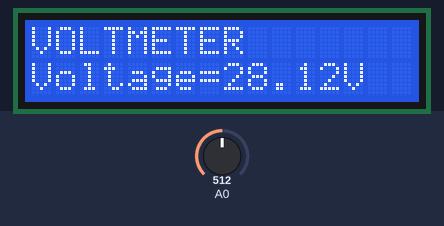
Simulated run of this sketch. Board: Arduino Uno, built with avr-gcc and run on an emulated ATmega328P. Parts: 16×2 character LCD. The test bench sets the inputs (shaded band); at power-on: A0 = 512.

Above: at 1.2 s.
1.3 s: A0 set to 194
At 3.2 s:
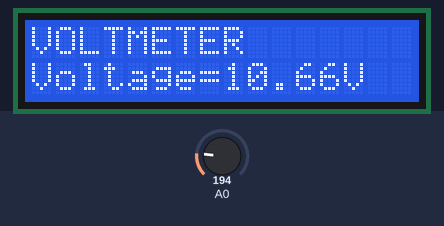
3.6 s: A0 set to 170
At 4.5 s:
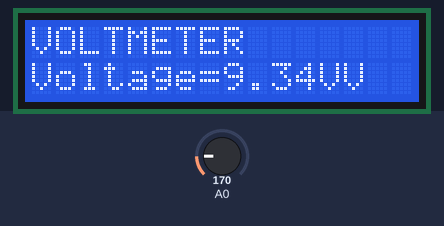
5.7 s: A0 set to 122
At 7.0 s:
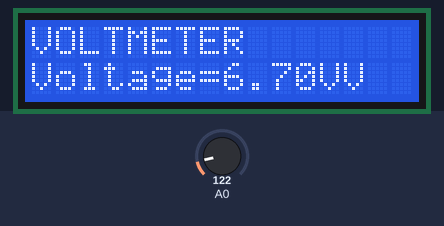
Timing chart, 0 to 8.7 s (numbered marks = the images above; inputs shaded):
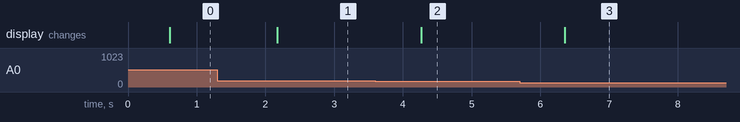

The sketch:

VOLTMETER_30V_I2C.ino
```cpp
#include <LiquidCrystal_I2C.h>  //LCD display library
LiquidCrystal_I2C lcd(0x27,16,2);

void setup() {
  lcd.init();//Initialise the lcd display
  lcd.backlight();// To turn on lcd backlight
  lcd.setCursor(0,0);
  lcd.print("ARDUINO");
  lcd.setCursor(4,1);
  lcd.print("VOLTMETER");
}
void loop() {
  float sensorValue = analogRead(A0);
  float voltage = ((sensorValue*5)/1024)*11.25;//11.25 is the calibration for geting actual value.
                                                                                          // enter your calibration value here.
  delay(500);
  lcd.setCursor(0,0);
  lcd.print("VOLTMETER");
  lcd.setCursor(0,1);
  lcd.print("Voltage=");
  lcd.print(voltage);
  lcd.print("V");
}
```

Measured:
- the behaviour switches between 182 and 181 on A0 (found by bisection; images 1 and 2)
- after the input at 1.3 s, the display: changes after 0.87 s (image 1)
- after the input at 3.6 s, the display: changes after 0.67 s (image 2)
- after the input at 5.7 s, the display: changes after 0.66 s (image 3)
